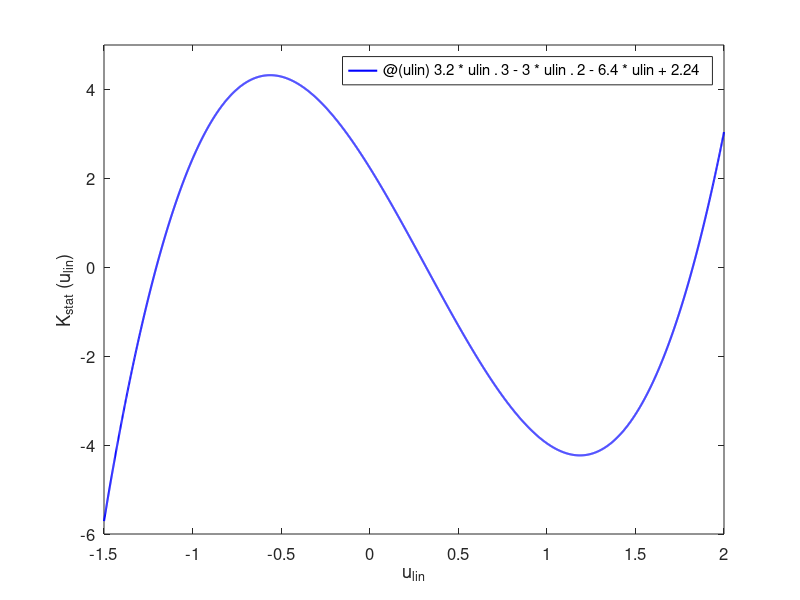

Here is the MATLAB script that generated this plot:
func = @(ulin) 3.2*ulin.^3-3*ulin.^2-6.4*ulin+2.24;
fplot(func, [-1.5 2], 'b','Linewidth',1.5);
set(gca,'fontsize',12);
xlabel('u_l_i_n');
ylabel('K_s_t_a_t (u_l_i_n)');
ylim([-6 5]);
%print('rysunki/11.png','-dpng','-r500');